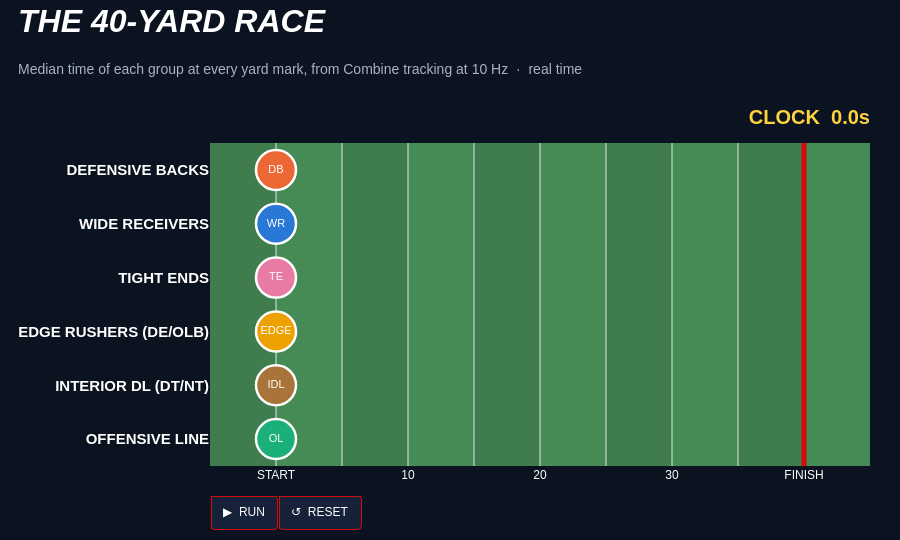

Here is the notebook cell this chart was saved with:
### Markdown cell above
### How fast does each position run?

Every position group lines up for a 40-yard dash. Each runner shows the group's **median time at each yard mark** (using each player's best attempt), replayed from the 10 Hz Combine tracking.

> **Tracking starts a little late on most reps**, so tracked 40 times run about 0.3 s slower than the official `forty` in `combine_results.csv`, and a few reps are off by much more. The order of the groups holds, but don't compare tracked and official times directly. For clean speed numbers, time from the 10-yard mark onwards or use `forty - ten_yd_split`.

### Code cell
import plotly.graph_objects as go
from IPython.display import HTML, display

display(HTML("<style>@import url('https://fonts.googleapis.com/css2?family=Barlow+Condensed:ital,wght@1,700;1,800"
             "&family=Barlow:wght@400;600&display=swap');</style>"))
WEB_DISPLAY, WEB_BODY = "Barlow Condensed, Arial Narrow, sans-serif", "Barlow, Arial, sans-serif"

# 40-yard dash tracking: seconds and yards since tracking started, per rep
forty = (read("combine_tracking")
         .filter((pl.col("entity_type") == "PLAYER") & (pl.col("drill_name") == "FORTY_YARD_DASH"))
         .with_columns(pl.col("time").str.to_datetime(time_unit="ms"))
         .sort("event_id", "time")
         .with_columns(t=(pl.col("time") - pl.col("time").first()).over("event_id").dt.total_milliseconds() / 1000,
                       dist=(pl.col("x") - pl.col("x").first()).over("event_id"))
         .to_pandas())
forty["group"] = forty.nfl_id.map(dict(zip(cohort["nfl_id"], cb.group)))   # DL split into EDGE / IDL

# Time at each yard mark for every rep (a few reps stop just short of 40: extend them at their final speed)
DIST = np.arange(0, 40.25, 0.25)
splits = {}
for eid, r in forty.groupby("event_id"):
    times = np.interp(DIST, r.dist, r.t)
    past = DIST > r.dist.iloc[-1]
    times[past] = r.t.iloc[-1] + (DIST[past] - r.dist.iloc[-1]) / r.s.iloc[-1]
    splits[eid] = (r.nfl_id.iloc[0], r.group.iloc[0], times)

# Each player's best rep, then the median player of each group at every yard mark
best = {}
for nfl_id, group, times in splits.values():
    if nfl_id not in best or times[-1] < best[nfl_id][1][-1]:
        best[nfl_id] = (group, times)
runs = {g: np.median([tm for grp, tm in best.values() if grp == g], axis=0) for g in GROUP_COLORS}
order = sorted(runs, key=lambda g: -runs[g][-1])          # fastest in the top lane
# The race stops when the winner crosses the line; the clock keeps running until every group's
# (hypothetical) finish time has come up, and each time appears at that moment
t_win = min(r[-1] for r in runs.values())
T = np.round(np.arange(0, max(r[-1] for r in runs.values()) + 0.3, 0.1), 1)


def frame(t):
    y = list(range(len(order)))
    return [go.Scatter(x=[np.interp(min(t, t_win), runs[g], DIST) for g in order], y=y, mode="markers+text",
                       marker=dict(size=40, color=[GROUP_COLORS[g] for g in order], line=dict(color="white", width=2.5)),
                       text=order, textfont=dict(color="white", size=11, family=WEB_DISPLAY)),
            go.Scatter(x=[41.2] * len(order), y=y, mode="text", textposition="middle right",
                       text=[f"<b>{runs[g][-1]:.2f}s</b>" if t >= runs[g][-1] else "" for g in order],
                       textfont=dict(color="white", size=16, family=WEB_DISPLAY)),
            go.Scatter(x=[45], y=[len(order) - 0.05], mode="text", textposition="middle left",
                       text=[f"<b>CLOCK  {t:.1f}s</b>"], textfont=dict(color=FIRST_DOWN_YELLOW, size=20, family=WEB_DISPLAY))]


top = len(order) - 0.5
stripes = [dict(type="rect", x0=x, x1=x + 5, y0=-0.5, y1=top, line_width=0, layer="below",
                fillcolor=TURF_A if x % 10 else TURF_B) for x in range(-5, 45, 5)]
lines = [dict(type="line", x0=x, x1=x, y0=-0.5, y1=top, layer="below",
              line=dict(color=ESPN_RED if x == 40 else "rgba(255,255,255,0.55)", width=5 if x == 40 else 1.5))
         for x in range(0, 41, 5)]

race = go.Figure(
    data=frame(0), frames=[go.Frame(data=frame(t), name=str(t)) for t in T],
    layout=dict(
        title=dict(text="<b><i>THE 40-YARD RACE</i></b><br><span style='font-size:14px;color:#aab3c5;font-family:Barlow,Arial,sans-serif'>"
                        "Median time of each group at every yard mark, from Combine tracking at 10 Hz  ·  real time</span>",
                   x=0.02, y=0.94, yanchor="top", font=dict(color="white", size=32, family=WEB_DISPLAY)),
        paper_bgcolor=NAVY, plot_bgcolor=NAVY, height=540, margin=dict(l=210, r=30, t=100, b=70),
        font=dict(color="white", family=WEB_BODY), showlegend=False, shapes=stripes + lines, hovermode=False,
        xaxis=dict(range=[-5, 45], tickvals=[0, 10, 20, 30, 40], ticktext=["START", "10", "20", "30", "FINISH"],
                   showgrid=False, zeroline=False, fixedrange=True),
        yaxis=dict(range=[-0.5, top + 0.8], tickvals=list(range(len(order))), showgrid=False, zeroline=False,
                   ticktext=[f"<b>{GROUP_NAMES[g].upper()}</b>" for g in order], fixedrange=True,
                   tickfont=dict(family=WEB_DISPLAY, size=15)),
        updatemenus=[dict(type="buttons", x=0, y=-0.08, xanchor="left", yanchor="top", direction="right", showactive=False,
                          bgcolor=NAVY_2, bordercolor=ESPN_RED, font=dict(color="white"), buttons=[
            dict(label="▶  RUN", method="animate",
                 args=[None, dict(frame=dict(duration=100, redraw=False), fromcurrent=True,
                                  transition=dict(duration=0))]),
            dict(label="↺  RESET", method="animate",
                 args=[[str(T[0])], dict(mode="immediate", frame=dict(duration=0, redraw=False),
                                         transition=dict(duration=0))])])]))
race.show()

### Figure 1 — Plotly figure (JSON) as saved in the notebook; plotly's stock layout.template omitted (floating-point values rounded to 4 significant figures)
{"data": [{"marker": {"color": ["#1baf7a", "#a8743a", "#eda100", "#e87ba4", "#2a78d6", "#eb6834"], "line": {"color": "white", "width": 2.5}, "size": 40}, "mode": "markers+text", "text": ["OL", "IDL", "EDGE", "TE", "WR", "DB"], "textfont": {"color": "white", "family": "Barlow Condensed, Arial Narrow, sans-serif", "size": 11}, "type": "scatter", "x": [0.0, 0.0, 0.0, 0.0, 0.0, 0.0], "y": [0, 1, 2, 3, 4, 5]}, {"mode": "text", "text": ["", "", "", "", "", ""], "textfont": {"color": "white", "family": "Barlow Condensed, Arial Narrow, sans-serif", "size": 16}, "textposition": "middle right", "type": "scatter", "x": [41.2, 41.2, 41.2, 41.2, 41.2, 41.2], "y": [0, 1, 2, 3, 4, 5]}, {"mode": "text", "text": ["<b>CLOCK  0.0s</b>"], "textfont": {"color": "#ffd23f", "family": "Barlow Condensed, Arial Narrow, sans-serif", "size": 20}, "textposition": "middle left", "type": "scatter", "x": [45], "y": [5.95]}], "layout": {"font": {"color": "white", "family": "Barlow, Arial, sans-serif"}, "height": 540, "hovermode": false, "margin": {"b": 70, "l": 210, "r": 30, "t": 100}, "paper_bgcolor": "#0b1220", "plot_bgcolor": "#0b1220", "shapes": [{"fillcolor": "#3f7d4e", "layer": "below", "line": {"width": 0}, "type": "rect", "x0": -5, "x1": 0, "y0": -0.5, "y1": 5.5}, {"fillcolor": "#468a56", "layer": "below", "line": {"width": 0}, "type": "rect", "x0": 0, "x1": 5, "y0": -0.5, "y1": 5.5}, {"fillcolor": "#3f7d4e", "layer": "below", "line": {"width": 0}, "type": "rect", "x0": 5, "x1": 10, "y0": -0.5, "y1": 5.5}, {"fillcolor": "#468a56", "layer": "below", "line": {"width": 0}, "type": "rect", "x0": 10, "x1": 15, "y0": -0.5, "y1": 5.5}, {"fillcolor": "#3f7d4e", "layer": "below", "line": {"width": 0}, "type": "rect", "x0": 15, "x1": 20, "y0": -0.5, "y1": 5.5}, {"fillcolor": "#468a56", "layer": "below", "line": {"width": 0}, "type": "rect", "x0": 20, "x1": 25, "y0": -0.5, "y1": 5.5}, {"fillcolor": "#3f7d4e", "layer": "below", "line": {"width": 0}, "type": "rect", "x0": 25, "x1": 30, "y0": -0.5, "y1": 5.5}, {"fillcolor": "#468a56", "layer": "below", "line": {"width": 0}, "type": "rect", "x0": 30, "x1": 35, "y0": -0.5, "y1": 5.5}, {"fillcolor": "#3f7d4e", "layer": "below", "line": {"width": 0}, "type": "rect", "x0": 35, "x1": 40, "y0": -0.5, "y1": 5.5}, {"fillcolor": "#468a56", "layer": "below", "line": {"width": 0}, "type": "rect", "x0": 40, "x1": 45, "y0": -0.5, "y1": 5.5}, {"layer": "below", "line": {"color": "rgba(255,255,255,0.55)", "width": 1.5}, "type": "line", "x0": 0, "x1": 0, "y0": -0.5, "y1": 5.5}, {"layer": "below", "line": {"color": "rgba(255,255,255,0.55)", "width": 1.5}, "type": "line", "x0": 5, "x1": 5, "y0": -0.5, "y1": 5.5}, {"layer": "below", "line": {"color": "rgba(255,255,255,0.55)", "width": 1.5}, "type": "line", "x0": 10, "x1": 10, "y0": -0.5, "y1": 5.5}, {"layer": "below", "line": {"color": "rgba(255,255,255,0.55)", "width": 1.5}, "type": "line", "x0": 15, "x1": 15, "y0": -0.5, "y1": 5.5}, {"layer": "below", "line": {"color": "rgba(255,255,255,0.55)", "width": 1.5}, "type": "line", "x0": 20, "x1": 20, "y0": -0.5, "y1": 5.5}, {"layer": "below", "line": {"color": "rgba(255,255,255,0.55)", "width": 1.5}, "type": "line", "x0": 25, "x1": 25, "y0": -0.5, "y1": 5.5}, {"layer": "below", "line": {"color": "rgba(255,255,255,0.55)", "width": 1.5}, "type": "line", "x0": 30, "x1": 30, "y0": -0.5, "y1": 5.5}, {"layer": "below", "line": {"color": "rgba(255,255,255,0.55)", "width": 1.5}, "type": "line", "x0": 35, "x1": 35, "y0": -0.5, "y1": 5.5}, {"layer": "below", "line": {"color": "#d50a0a", "width": 5}, "type": "line", "x0": 40, "x1": 40, "y0": -0.5, "y1": 5.5}], "showlegend": false, "title": {"font": {"color": "white", "family": "Barlow Condensed, Arial Narrow, sans-serif", "size": 32}, "text": "<b><i>THE 40-YARD RACE</i></b><br><span style='font-size:14px;color:#aab3c5;font-family:Barlow,Arial,sans-serif'>Median time of each group at every yard mark, from Combine tracking at 10 Hz  ·  real time</span>", "x": 0.02, "y": 0.94, "yanchor": "top"}, "updatemenus": [{"bgcolor": "#16213a", "bordercolor": "#d50a0a", "buttons": [{"args": [null, {"frame": {"duration": 100, "redraw": false}, "fromcurrent": true, "transition": {"duration": 0}}], "label": "▶  RUN", "method": "animate"}, {"args": [["0.0"], {"frame": {"duration": 0, "redraw": false}, "mode": "immediate", "transition": {"duration": 0}}], "label": "↺  RESET", "method": "animate"}], "direction": "right", "font": {"color": "white"}, "showactive": false, "type": "buttons", "x": 0, "xanchor": "left", "y": -0.08, "yanchor": "top"}], "xaxis": {"fixedrange": true, "range": [-5, 45], "showgrid": false, "ticktext": ["START", "10", "20", "30", "FINISH"], "tickvals": [0, 10, 20, 30, 40], "zeroline": false}, "yaxis": {"fixedrange": true, "range": [-0.5, 6.3], "showgrid": false, "tickfont": {"family": "Barlow Condensed, Arial Narrow, sans-serif", "size": 15}, "ticktext": ["<b>OFFENSIVE LINE</b>", "<b>INTERIOR DL (DT/NT)</b>", "<b>EDGE RUSHERS (DE/OLB)</b>", "<b>TIGHT ENDS</b>", "<b>WIDE RECEIVERS</b>", "<b>DEFENSIVE BACKS</b>"], "tickvals": [0, 1, 2, 3, 4, 5], "zeroline": false}}}
